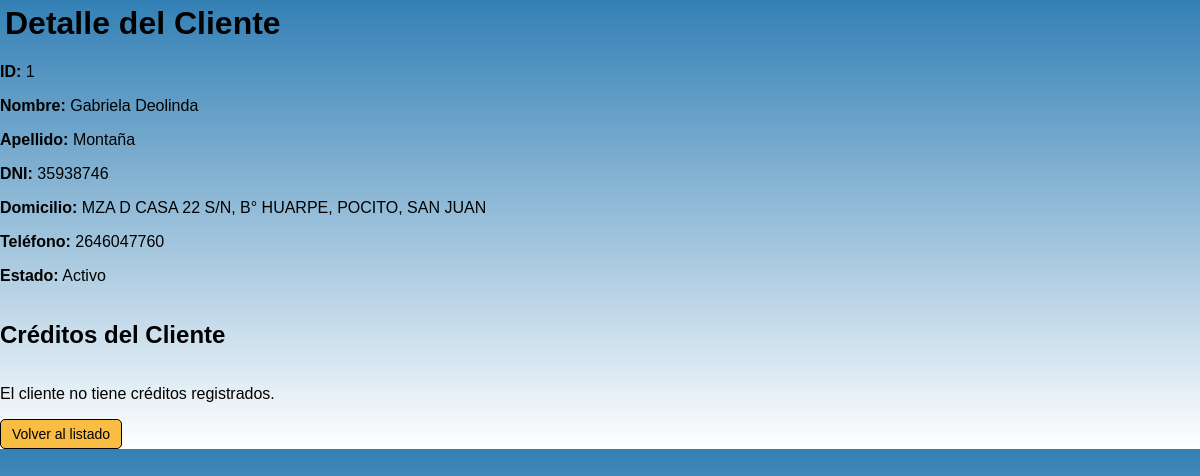
The page /src/modules/clientes/detalle_cliente.php?id_cliente=1 on the database as committed earlier.
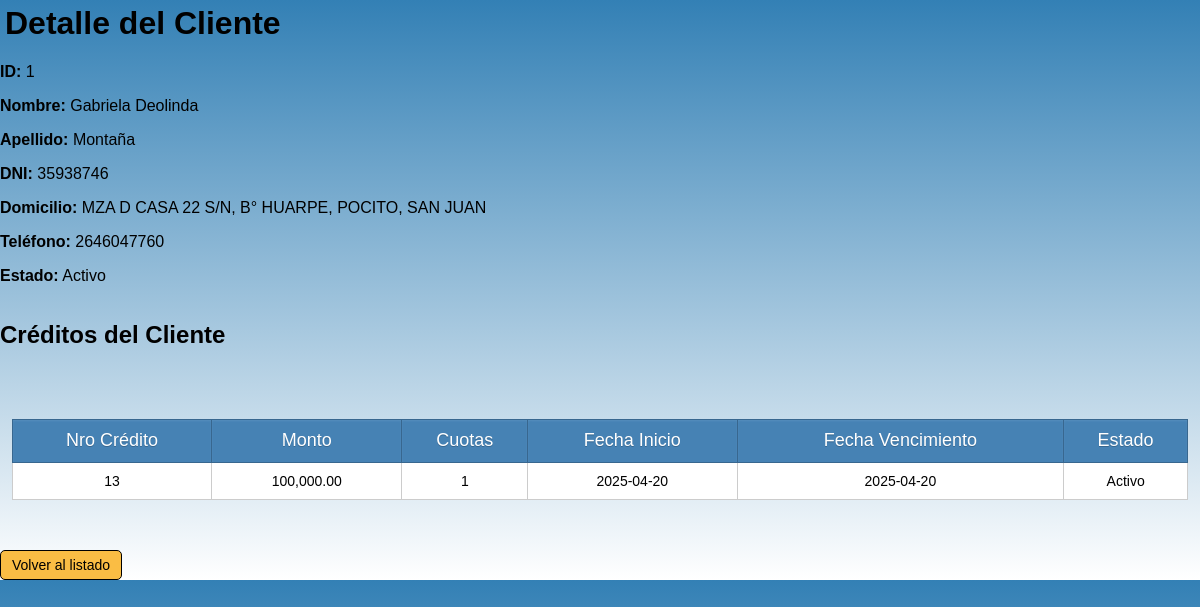
The same page on the database as committed later.
### tables this page shows
CREATE TABLE `creditos` (
  `id` int(10) UNSIGNED NOT NULL,
  `cliente_id` int(10) UNSIGNED NOT NULL,
  `monto` decimal(10,2) NOT NULL,
  `monto_total` decimal(10,2) NOT NULL,
  `monto_cuota` decimal(10,2) NOT NULL,
  `cuotas` int(10) NOT NULL,
  `fecha_inicio` date NOT NULL,
  `fecha_vencimiento` date NOT NULL,
  `estado` enum('Activo','Vencido','Pagado') NOT NULL,
  `frecuencia` enum('mensual','quincenal','semanal') NOT NULL
);

### src/modules/clientes/detalle_cliente.php (the view, shortened to what this page needs)
<?php
require_once '../../config/database.php';
$cliente_id = intval($_GET['id_cliente']);
$query_cliente = "SELECT id_cliente, nombre, apellido, dni, domicilio, telefono, estado
                  FROM clientes
                  WHERE id_cliente = ?";
$stmt_cliente = $conn->prepare($query_cliente);
$stmt_cliente->bind_param("i", $cliente_id);
if (!$stmt_cliente->execute()) {
    error_log("Error al ejecutar consulta del cliente: " . $stmt_cliente->error);
    die("Error al cargar los datos del cliente.");
}
$result_cliente = $stmt_cliente->get_result();
$cliente = $result_cliente->fetch_assoc();
$creditos_result = null;
$query_creditos = "SELECT id, monto, cuotas, fecha_inicio, fecha_vencimiento, estado
                   FROM creditos
                   WHERE cliente_id = ?";
$stmt_creditos = $conn->prepare($query_creditos);
if (!$stmt_creditos) {
    error_log("Error al preparar consulta de créditos: " . $conn->error);
} else {
    $stmt_creditos->bind_param("i", $cliente_id);
    if (!$stmt_creditos->execute()) {
        error_log("Error al ejecutar consulta de créditos: " . $stmt_creditos->error);
    } else {
        $creditos_result = $stmt_creditos->get_result();
    }
}
?>
<!DOCTYPE html>
<html lang="es">
<head>
    <link rel="stylesheet" href="../../../style/style.css">
</head>
<body>
    <h1>Detalle del Cliente</h1>
    <div class="detalle-cliente">
        <p><strong>ID:</strong> <?= htmlspecialchars($cliente['id_cliente']) ?></p>
        <p><strong>Nombre:</strong> <?= htmlspecialchars($cliente['nombre']) ?></p>
        <p><strong>Apellido:</strong> <?= htmlspecialchars($cliente['apellido']) ?></p>
        <p><strong>DNI:</strong> <?= htmlspecialchars($cliente['dni']) ?></p>
        <p><strong>Domicilio:</strong> <?= htmlspecialchars($cliente['domicilio']) ?></p>
        <p><strong>Teléfono:</strong> <?= htmlspecialchars($cliente['telefono']) ?></p>
        <p><strong>Estado:</strong> <?= htmlspecialchars($cliente['estado']) ?></p>
    </div>
    <h2>Créditos del Cliente</h2>
    <?php if ($creditos_result && $creditos_result->num_rows > 0): ?>
        <table class="tabla-creditos">
            <thead>
                <tr>
                    <th>Nro Crédito</th>
                    <th>Monto</th>
                    <th>Cuotas</th>
                    <th>Fecha Inicio</th>
                    <th>Fecha Vencimiento</th>
                    <th>Estado</th>
                </tr>
            </thead>
            <tbody>
                <?php while ($credito = $creditos_result->fetch_assoc()): ?>
                    <tr>
                        <td><?= $credito['id'] ?></td>
                        <td><?= number_format($credito['monto'], 2) ?></td>
                        <td><?= $credito['cuotas'] ?></td>
                        <td><?= $credito['fecha_inicio'] ?></td>
                        <td><?= $credito['fecha_vencimiento'] ?></td>
                        <td class="estado-<?= strtolower($credito['estado']) ?>">
                            <?= $credito['estado'] ?>
                        </td>
                    </tr>
                <?php endwhile; ?>
            </tbody>
        </table>
    <?php else: ?>
        <p class="sin-creditos">El cliente no tiene créditos registrados.</p>
    <?php endif; ?>
    <a href="index_clientes.php" class="btn-volver">Volver al listado</a>
</body>
</html>

Rows that differ between the two databases and show on the page:
added creditos: id "13", monto "100,000.00", cuotas "1", fecha_inicio "2025-04-20", fecha_vencimiento "2025-04-20", estado "Activo"
Other text that changed with them:
text no longer shown: "El cliente no tiene créditos registrados."
text now shown: "Nro Crédito Monto Cuotas Fecha Inicio Fecha Vencimiento Estado"
